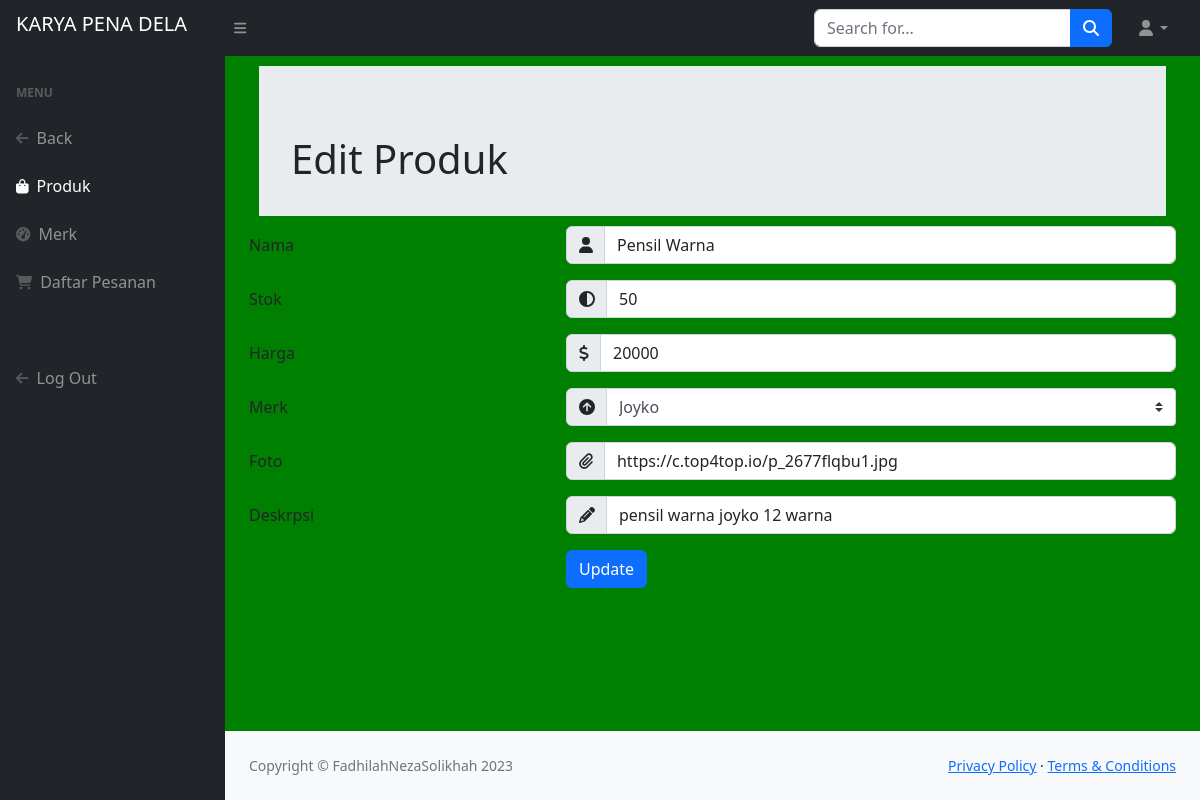
Screenshot of /dashboard/edit_produk.php?idedit=7 with the database file from the repository.
### tables this page shows
CREATE TABLE `produk` (
  `id` int(11) NOT NULL,
  `nama` varchar(191) NOT NULL,
  `stok` int(11) NOT NULL,
  `harga` int(45) NOT NULL,
  `merk_id` int(45) NOT NULL,
  `foto` blob NOT NULL,
  `deskripsi` text NOT NULL
);

CREATE TABLE `merk` (
  `id` int(11) NOT NULL,
  `nama_merk` varchar(191) NOT NULL
);

### dashboard/edit_produk.php (the view, shortened to what this page needs)
<?php
    require_once 'dbkoneksi.php';
?>
<?php
    $_idedit = $_GET['idedit'];
    if(!empty($_idedit)){
        $sql = "SELECT * FROM produk WHERE id=?";
        $st = $dbh->prepare($sql);
        $st->execute([$_idedit]);
        $row = $st->fetch();
    }else{
        $row = [];
    }
?>
<!DOCTYPE html>
<html lang="en">
    <head>
        <link href="https://cdn.jsdelivr.net/npm/simple-datatables@7.1.2/dist/style.min.css" rel="stylesheet" />
        <link href="css/styles.css" rel="stylesheet" />
    </head>
    <body class="sb-nav-fixed" style="background-color:green;">
        <nav class="sb-topnav navbar navbar-expand navbar-dark bg-dark">
            <a class="navbar-brand ps-3" href="../home.php"><h5>KARYA PENA DELA</h5></a>
            <button class="btn btn-link btn-sm order-1 order-lg-0 me-4 me-lg-0" id="sidebarToggle" href="#!"><i class="fas fa-bars"></i></button>
            <form class="d-none d-md-inline-block form-inline ms-auto me-0 me-md-3 my-2 my-md-0">
                <div class="input-group">
                    <input class="form-control" type="text" placeholder="Search for..." aria-label="Search for..." aria-describedby="btnNavbarSearch" />
                    <button class="btn btn-primary" id="btnNavbarSearch" type="button"><i class="fas fa-search"></i></button>
                </div>
            </form>
            <ul class="navbar-nav ms-auto ms-md-0 me-3 me-lg-4">
                <li class="nav-item dropdown">
                    <a class="nav-link dropdown-toggle" id="navbarDropdown" href="#" role="button" data-bs-toggle="dropdown" aria-expanded="false"><i class="fas fa-user fa-fw"></i></a>
                </li>
            </ul>
        </nav>
        <div id="layoutSidenav">
            <div id="layoutSidenav_nav">
                <nav class="sb-sidenav accordion sb-sidenav-dark" id="sidenavAccordion">
                    <div class="sb-sidenav-menu">
                        <div class="nav">
                            <div class="sb-sidenav-menu-heading">Menu</div>
                            <a class="nav-link" href="dashboard.html">
                                <div class="sb-nav-link-icon"><i class="fas fa-arrow-left"></i></div>
                                Back
                            </a>
                            <a class="nav-link active" href="list_produk.php">
                                <div class="sb-nav-link-icon"><i class="fas fa-shopping-bag"></i></div>
                                Produk
                            </a>
                            <a class="nav-link" href="list_merk.php">
                                <div class="sb-nav-link-icon"><i class="fas fa-tachometer-alt"></i></div>
                               Merk
                            </a>
                            <a class="nav-link" href="list_pesanan.php">
                                <div class="sb-nav-link-icon"><i class="fas fa-shopping-cart"></i></div>
                                Daftar Pesanan
                            </a><br><br>
                            <a class="nav-link" href="../home.php" onclick="showLoginAlert()">
                                <div class="sb-nav-link-icon"><i class="fa fa-arrow-left"></i></div>
                                Log Out
                            </a>
                        </div>
                    </div>
                </nav>
            </div>
            <div id="layoutSidenav_content">
                <main>
                <div class="container-fluid px-4">
                    <div class="jumbotron jumbotron-fluid" style="background-color:cream rgb(33,37,41); height: 150px; padding: 20px; margin: 10px;">
                        <div class="container" style="background: url(../img/banner/banner3.png); padding-bottom: 2px;  padding-top: 25px;">
                            <h1 class="mt-4 text-dark">Edit Produk</h1>
                        </div>
                </div>
                <form method="POST" action="proses_produk.php">
                <div class="form-group row">
                    <label for="nama" class="col-4 col-form-label">Nama</label>
                    <div class="col-8">
                    <div class="input-group">
                        <div class="input-group-prepend">
                        <div class="input-group-text">
                            <i class="fa fa-user"></i>
                        </div>
                        </div>
                        <input id="nama" name="nama" type="text" class="form-control" value="<?=$row['nama'];?>">
                    </div>
                    </div>
                </div>
                <div class="form-group row">
                    <label for="stok" class="col-4 col-form-label">Stok</label>
                    <div class="col-8">
                    <div class="input-group">
                        <div class="input-group-prepend">
                        <div class="input-group-text">
                            <i class="fa fa-adjust"></i>
                        </div>
                        </div>
                        <input id="stok" name="stok" type="number" class="form-control" value="<?=$row['stok']?>">
                    </div>
                    </div>
                </div>
                <div class="form-group row">
                    <label for="harga" class="col-4 col-form-label">Harga</label>
                    <div class="col-8">
                    <div class="input-group">
                        <div class="input-group-prepend">
                        <div class="input-group-text">
                            <i class="fas fa-dollar"></i>
                        </div>
                        </div>
                        <input id="harga" name="harga" value="<?=$row['harga']?>" type="number" class="form-control">
                    </div>
                    </div>
                </div>
                <div class="form-group row">
                    <label for="merk_id" class="col-4 col-form-label">Merk</label>
                    <div class="col-8">
                    <div class="input-group">
                        <div class="input-group-prepend">
                        <div class="input-group-text">
                            <i class="fa fa-arrow-circle-up"></i>
                        </div>
                        </div>
                        <select id="merk_id" name="merk_id" class="custom-select">
                        <?php
                            if (isset($_GET["idedit"])) {
                            $id_jenis = $row["merk_id"];
                            $query2 = "SELECT * FROM merk WHERE id = '$id_jenis'";
                            $sql2 = $dbh->query($query2);
                            $row2 = $sql2->fetch();
                            echo '<option value="'.$row2['id'].'">'.$row2['nama_merk'].'</option>';
                            }
                        ?>
                        </select>
                    </div>
                    </div>
                </div>
                <div class="form-group row">
                    <label for="foto" class="col-4 col-form-label">Foto</label>
                    <div class="col-8">
                    <div class="input-group">
                        <div class="input-group-prepend">
                        <div class="input-group-text">
                            <i class="fas fa-paperclip"></i>
                        </div>
                        </div>
                        <input id="foto" name="foto" value="<?=$row['foto']?>" type="text" class="form-control">
                    </div>
                    </div>
                </div>
                <div class="form-group row">
                    <label for="deskripsi" class="col-4 col-form-label">Deskrpsi</label>
                    <div class="col-8">
                    <div class="input-group">
                        <div class="input-group-prepend">
                        <div class="input-group-text">
                            <i class="fa fa-pencil"></i>
                        </div>
                        </div>
                        <input id="deskripsi" name="deskripsi" value="<?=$row['deskripsi']?>"cols="40" rows="5" class="form-control">
                    </div>
                    </div>
                </div>
                <div class="form-group row">
                    <div class="offset-4 col-8">
                    <input type="submit" name="proses" type="submit" class="btn btn-primary" value="Update"/>
                    </div>
                </div>
                </form>
            </div>
                </main>
                <footer class="py-4 bg-light mt-auto">
                <div class="container-fluid px-4">
                    <div class="d-flex align-items-center justify-content-between small">
                        <div class="text-muted">Copyright &copy; FadhilahNezaSolikhah 2023</div>
                        <div>
                            <a href="#">Privacy Policy</a>
                            &middot;
                            <a href="#">Terms &amp; Conditions</a>
                        </div>
                    </div>
                </div>
            </footer>
            </div>
        </div>
    </body>
</html>

### rows the page displays
produk: nama "Pensil Warna", stok "50", harga "20000", foto "https://c.top4top.io/p_2677flqbu1.jpg", deskripsi "pensil warna joyko 12 warna"
merk: merk_id "Joyko"
